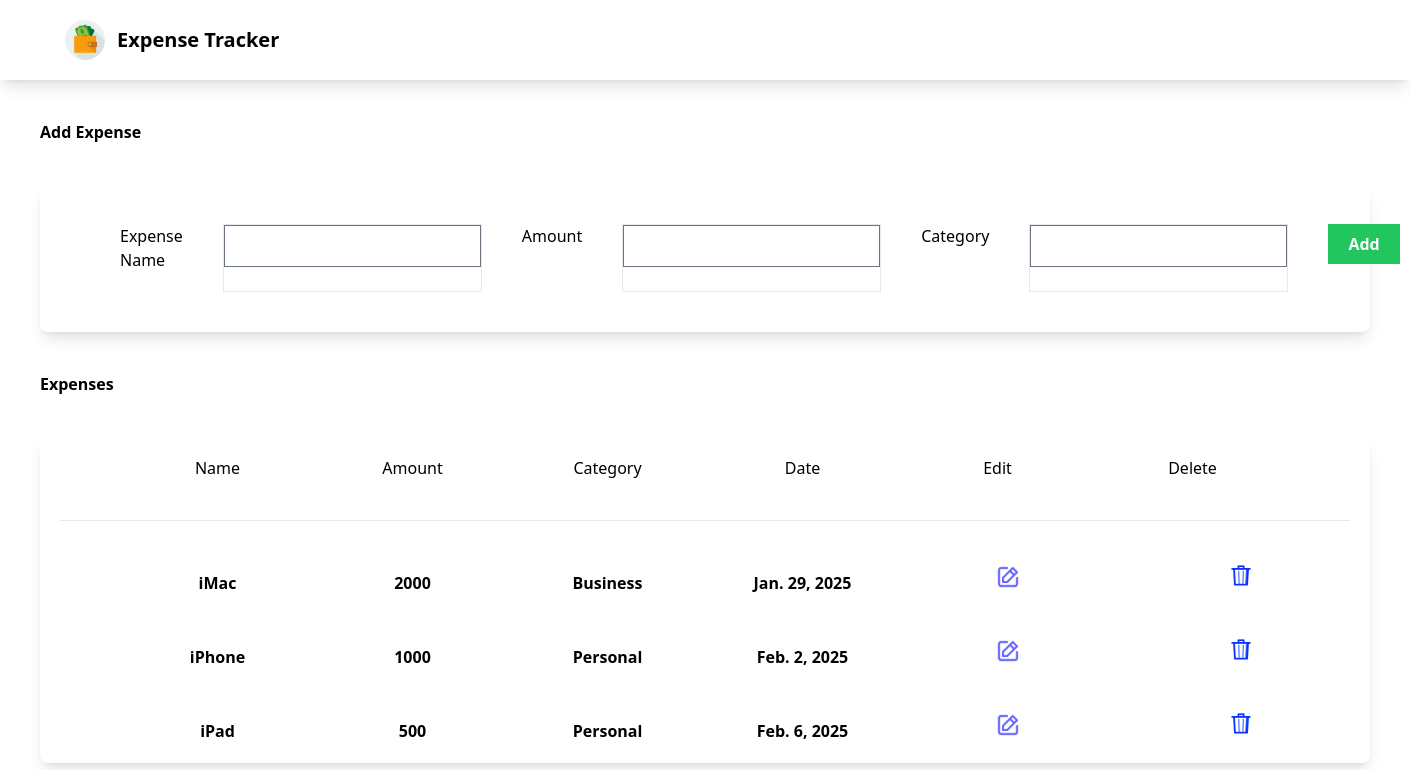
/, run on an earlier commit of the app's database.
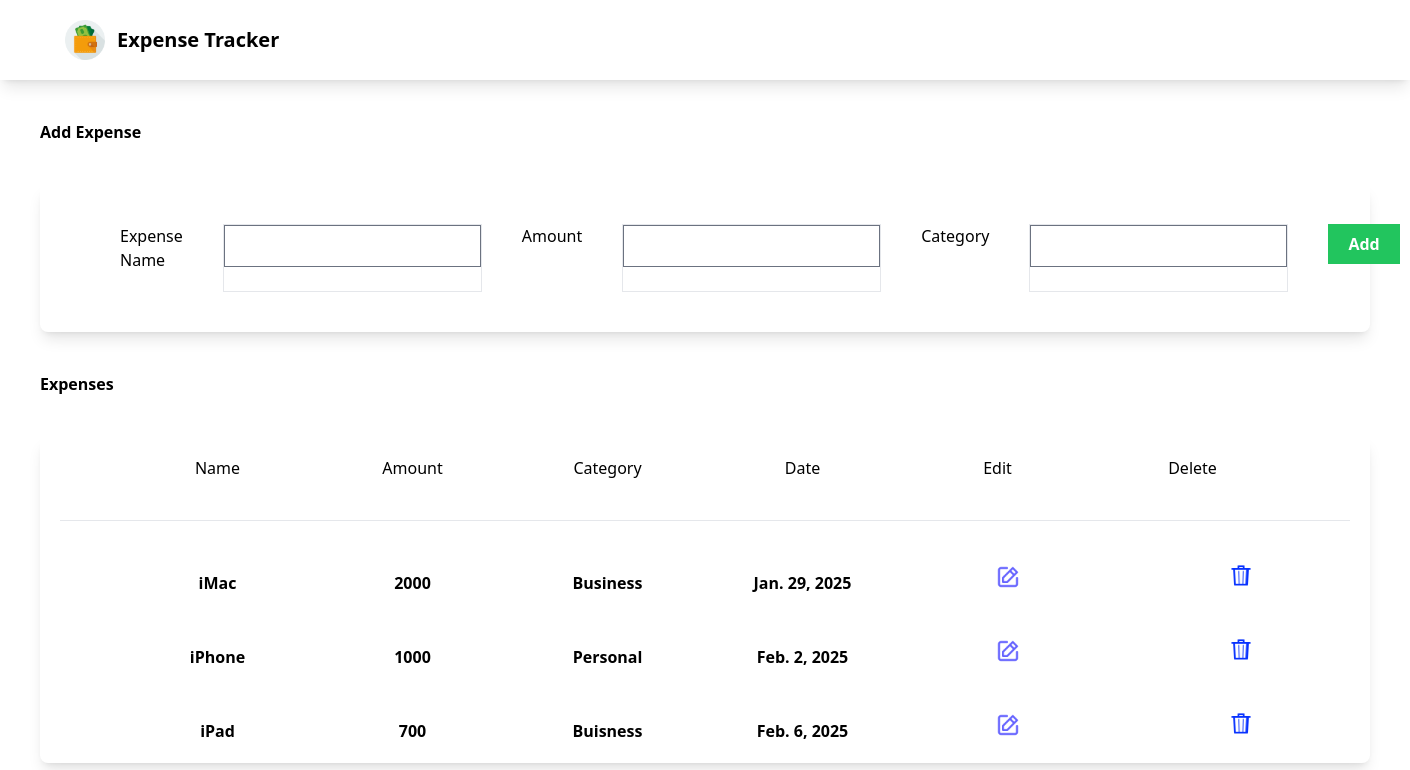
And on a later commit of the database.
### myapp/models.py (models this page shows, shortened)
class Expense(models.Model):
    name = models.CharField(max_length=100)
    amount = models.IntegerField()
    category = models.CharField(max_length=50)
    date = models.DateField(auto_now=True)

### myapp/views.py (the view)
# urls.py: path('',views.index, name="index"),
def index(request):
    if request.method == "POST":
        expense = ExpenseForm(request.POST)
        if expense.is_valid():
            expense.save()
    expenses = Expense.objects.all()
    expense_form = ExpenseForm()
    return render(request,'myapp/index.html',{'expense_form':expense_form,'expenses':expenses})

### myapp/forms.py
class ExpenseForm(ModelForm):
    class Meta:
        model = Expense
        fields = ('name','amount','category')

### myapp/templates/myapp/index.html (shortened to what this page needs)
{% extends "myapp/base.html" %}
{% load static %}
{% block body %}
<div class="m-10 font-bold"> Add Expense</div>
<form class="shadow-lg m-10 rounded-lg" method="post">
        <div class="form-container px-10 py-10 flex">
            <div class="mb-5 mx-10">
            <label>Expense Name</label>
            </div>
            <div class="border">
                {{expense_form.name}}
            </div>
            <div class="mb-5 mx-10">
                <label>Amount</label>
            </div>
            <div class="border">
                {{expense_form.amount}}
            </div>
            <div class="mb-5 mx-10">
                <label>Category</label>
            </div>
            <div class="border">
                {{expense_form.category}}
            </div>
        <div class="mx-10 mx-10">
        <button class="bg-green-500 px-5 py-2 text-white font-bold">Add</button>
        </div>
    </div>
</form>
<div class="m-10 font-bold">Expenses</div>
<div class="shadow-lg m-10 rounded-lg">
    <div class="expense-header flex flex-wrap px-20 py-5 space-x-40">
        <span>Name</span>
        <span>Amount</span>
        <span>Category</span>
        <span>Date</span>
        <span>Edit</span>
        <span>Delete</span>
    </div>
    <hr class="m-5">
    {% for expense in expenses  %}
    <div class="expense-row flex flex-wrap px-20 py-5 space-x-40">
      <span class="font-bold">{{expense.name}}</span>
      <span class="font-bold">{{expense.amount}}</span>
      <span class="font-bold">{{expense.category}}</span>
      <span class="font-bold">{{expense.date}}</span>
      <span class="pl-24"><a href="{% url 'edit' expense.id %}">
        <img class="h-6" src="{% static 'myapp/images/edit_icon.png' %}" alt="">
      </a></span>
      <span class="pl-24">
        <form method="post" action="{% url 'delete' expense.id %}">
            <button type="submit" name="delete">
               <img class="h-7" src="{% static 'myapp/images/delete_icon.png'%}"
            </button>
        </form>
      </span>
    </div>
    {% endfor %}
</div>
{% endblock body %}

What changed in the data, as far as the page shows it:
changed Expense "iPad": amount "500" → "700"; category "Personal" → "Buisness"
